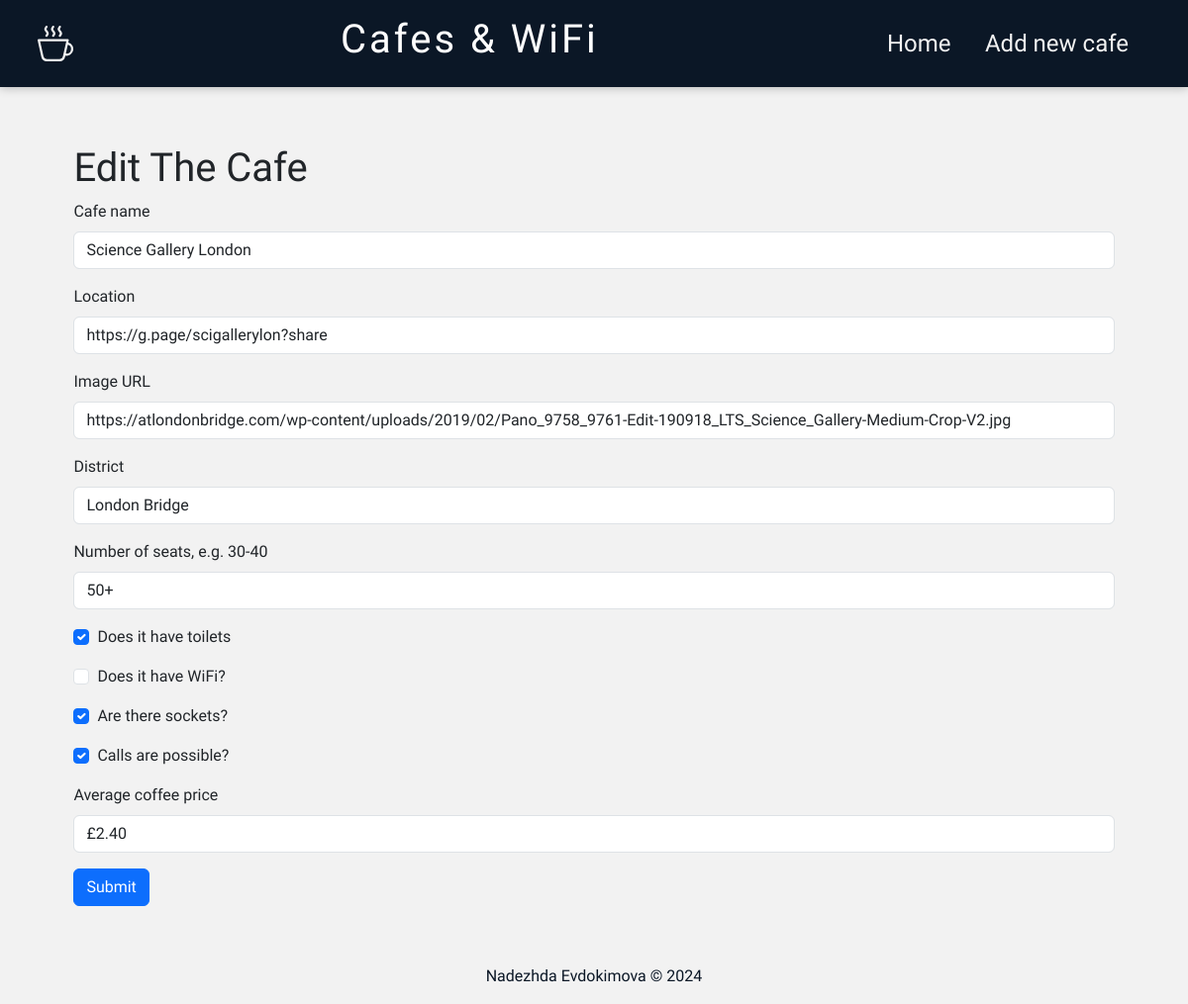
Screenshot of /edit/1 with the database file from the repository.
### main.py (models this page shows, shortened)
class Cafe(db.Model):
    __tablename__ = 'cafe'
    id = db.Column(db.Integer, primary_key=True)
    name = db.Column(db.String(250), unique=True, nullable=False)
    map_url = db.Column(db.String(500), nullable=False)
    img_url = db.Column(db.String(500), nullable=False)
    location = db.Column(db.String(250), nullable=False)
    seats = db.Column(db.String(250), nullable=False)
    has_toilet = db.Column(db.Boolean, nullable=False)
    has_wifi = db.Column(db.Boolean, nullable=False)
    has_sockets = db.Column(db.Boolean, nullable=False)
    can_take_calls = db.Column(db.Boolean, nullable=False)
    coffee_price = db.Column(db.String(250), nullable=True)

### main.py (the view, shortened to what this page needs)
@app.route('/edit/<int:cafe_id>', methods=["GET", "POST"])
def edit_cafe(cafe_id):
    cafe = db.get_or_404(Cafe, cafe_id)
    edit_form = CafeForm(
        name=cafe.name,
        map_url=cafe.map_url,
        img_url=cafe.img_url,
        location=cafe.location,
        seats=cafe.seats,
        has_toilet=bool(cafe.has_toilet),
        has_wifi=bool(cafe.has_wifi),
        has_sockets=bool(cafe.has_sockets),
        can_take_calls=bool(cafe.can_take_calls),
        coffee_price=cafe.coffee_price
    )
    print(type(cafe.has_toilet))
    return render_template("add.html", form=edit_form, is_edit=True)

### main.py
class CafeForm(FlaskForm):
    name = StringField('Cafe name', validators=[DataRequired()])
    map_url = URLField('Location', validators=[DataRequired(), URL()])
    img_url = URLField('Image URL', validators=[DataRequired(), URL()])
    location = StringField('District', validators=[DataRequired()])
    seats = StringField('Number of seats, e.g. 30-40', validators=[DataRequired()])
    has_toilet = BooleanField('Does it have toilets')
    has_wifi = BooleanField('Does it have WiFi?')
    has_sockets = BooleanField('Are there sockets?')
    can_take_calls = BooleanField('Calls are possible?')
    coffee_price = StringField('Average coffee price', validators=[DataRequired()])
    submit = SubmitField('Submit')

### main.py (called while the page is built)
@app.context_processor
def inject_now():
    return {'now': datetime.utcnow()}

### templates/add.html
{% include "header.html" %}
{% from 'bootstrap5/form.html' import render_form %}
    <div class="new_cafe">
{% if is_edit: %}
       <h1>Edit The Cafe</h1>
        {% else: %}
      <h1>Add A New Cafe</h1>
        {% endif %}
        {{ render_form(form, novalidate=True) }}
    </div>
{% include "footer.html" %}

### templates/header.html (shortened to what this page needs)
<!DOCTYPE html>
<html lang="en">
<head>
    <link href="https://cdn.jsdelivr.net/npm/bootstrap@5.3.3/dist/css/bootstrap.min.css" rel="stylesheet">
    {% block styles %}
    {{ bootstrap.load_css() }}
    {% endblock %}
     <link  href="{{ url_for('static', filename='css/styles.css') }}"
      rel="stylesheet">
</head>
<body>
<header>
<div class="logo">
</div>
    <h1 class="title">Cafes & WiFi</h1>
    <nav>
        <ul>
        <li><a href="{{ url_for('home') }}">Home</a></li>
        <li><a href="{{ url_for('add') }}">Add new cafe</a></li>
            </ul>
    <nav>
</header>

### templates/footer.html
<footer>
    <p class="footer">Nadezhda Evdokimova © {{ now.year }}</p>
</footer>

### static/css/styles.css (style rules this page uses)
* { padding: 0; margin: 0; box-sizing: border-box; }
body { background: #F2F2F2; padding: 0 16px; overflow-x: hidden; font-family: "Madimi One", sans-serif; font-weight: 100; font-style: normal; }
header { background-color: #0B1726; margin: auto -16px; padding: 16px 32px; box-shadow: 0 0 10px 0 rgba(0, 0, 0, 0.3); display: flex; justify-content: space-between; align-items: center; }
.logo { padding: 0.4rem; }
header h1 { color: #fff; font-family: "Madimi One", sans-serif; font-weight: 200; font-style: cursive; letter-spacing: 3px; }
footer { text-align: center; width: 100%; height: 2.5rem; position: relative; bottom: 0; }
nav { width: 50%; max-width: 300px; height: 50px; }
footer p { color: #0B1726; }
nav > ul { display: flex; justify-content: space-evenly; flex-wrap: wrap; align-items: center; padding-inline-start: 0; margin-block: 0; height: 100%; }
nav > ul > li { color: #F2F2F2; margin: 0 0.2rem; padding: 0.2rem; display: block; }
li > a { font-size: 1.5em; color: inherit; text-decoration: none; }
.new_cafe { display: grid; grid-template-columns: 5fr; justify-content: center; padding: 5%; }
.btn { display: flex; justify-content: space-evenly; }

### rows the page displays
Cafe: name "Science Gallery London", map_url "https://g.page/scigallerylon?share", img_url "https://atlondonbridge.com/wp-content/uploads/2019/02/Pano_9758_9761-Edit-190918_LTS_Science_Gallery-Medium-Crop-V2.jpg", location "London Bridge", seats "50+", has_toilet "☑", has_sockets "☑", can_take_calls "☑", coffee_price "£2.40"
